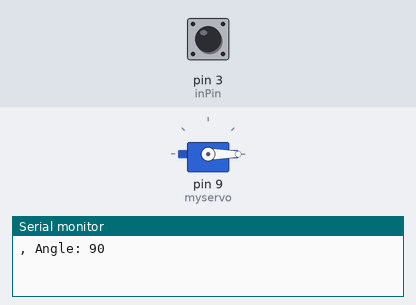
Simulated run of this sketch. Board: Arduino Uno, built with avr-gcc and run on an emulated ATmega328P. Parts: servo, the last lines printed to the serial monitor. Inputs (shaded band) come from the test bench; at power-on: pin 3 (inPin) HIGH.

Above: at 0.05 s.
At 9.08 s:
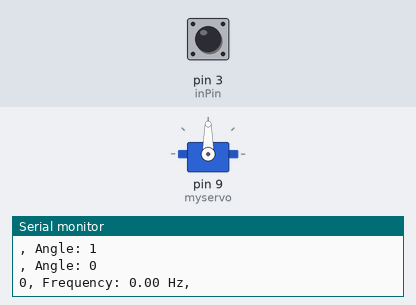
At 18.17 s:
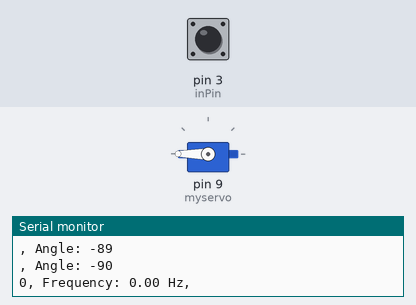
At 39.71 s:
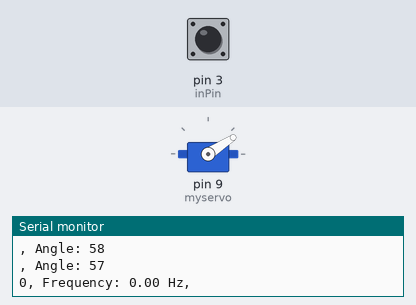
Timing chart, 0 to 40.0 s (numbered marks = the images above):
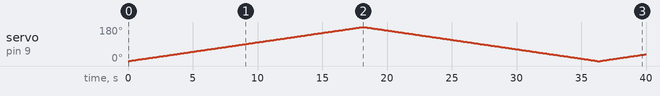

Measured:
- by itself, servo on pin 9 (myservo): 0° → 1° at 0.10 s, → 2° 0.10 s later, → 3° 0.10 s later, → 4° 0.10 s later, … (396 changes in this stretch)

The sketch:

Combined.ino
```cpp
//LIBRARIES

#include <TimerOne.h>
#include <Servo.h>

//RADAR

const int inPin = 3;
unsigned volatile long inPinCounter = 0; //volatile makes it possible to change the variable even inside an interrupt - takes more memory but necessary
float frequency;
int timerinterval = 1000; //timer interval in milliseconds for radar

//SERVO

Servo myservo;  // create servo object to control a servo
int pos = 0;    // variable to store the servo position
int t = 18; //time to sweep 180 degrees (seconds)

//LOOP Parameter

int n=0;
int delay_loop = 500;

//SETUP

void setup() {
  //SERIAL OUTPUT

  Serial.begin(9600);
  Serial.println();

  //SERVO

  myservo.attach(9);  // attaches the servo on pin 9 to the servo object

  //RADAR aka Pulse Counter

  attachInterrupt(digitalPinToInterrupt (inPin), countFallingPulse, FALLING); //prioritizes doing the countFallingPulse on the falling edge of the signal

}

//FUNCTION FOR RADAR

void countFallingPulse(){ //whenever the inPin goes from Low to high, it will count on the falling edge of the signal
  inPinCounter++; //just increases the value of the volatile variable by 1
}

//MAIN LOOP

void loop() {

// main loop is the servo rotating by 1 degree (every  100ms), within that we want a loop every 1000ms to read the radar

  for (pos = 0; pos <= 180; pos += 1) { // goes from -90 degrees to +90 degrees
    myservo.write(pos);              // tell servo to go to position in variable 'pos'
    Serial.print(", Angle: ");
    Serial.print(-pos+90); //positive is right, negative is left
    Serial.println();

    if (n==5){
      n=0;
      Serial.print(inPinCounter); //prints the total number of pulses in the interval
      Serial.print(", Frequency: ");
      frequency =  inPinCounter*1000/delay_loop;
      Serial.print(frequency);
      Serial.print(" Hz,");
      Serial.println();
      inPinCounter = 0;

      if (frequency > 60){
        Serial.println();
        Serial.print("Fan detected at angle ");
        Serial.print(-pos+90);
        Serial.println();
        Serial.println();
      }
    }

    n++;
    delay(delay_loop/5); //delay until it moves to the next degree
  }


  for (pos = 180; pos >= 0; pos -= 1) { // goes from +90 degrees to -90 degrees
    myservo.write(pos);              // tell servo to go to position in variable 'pos'
    Serial.print(", Angle: ");
    Serial.print(-pos+90);
    Serial.println();

    if (n==5){
      n=0;
      Serial.print(inPinCounter); //prints the total number of pulses in the interval
      Serial.print(", Frequency: ");
      frequency =  inPinCounter*1000/delay_loop;
      Serial.print(frequency);
      Serial.print(" Hz,");
      Serial.println();
      inPinCounter = 0;

      if (frequency > 60){
        Serial.println();
        Serial.print("Fan detected at angle ");
        Serial.print(-pos+90);
        Serial.println();
        Serial.println();
      }
    }

    n++;
    delay(delay_loop/5); //delay until it moves to the next degree
  }

}
```
